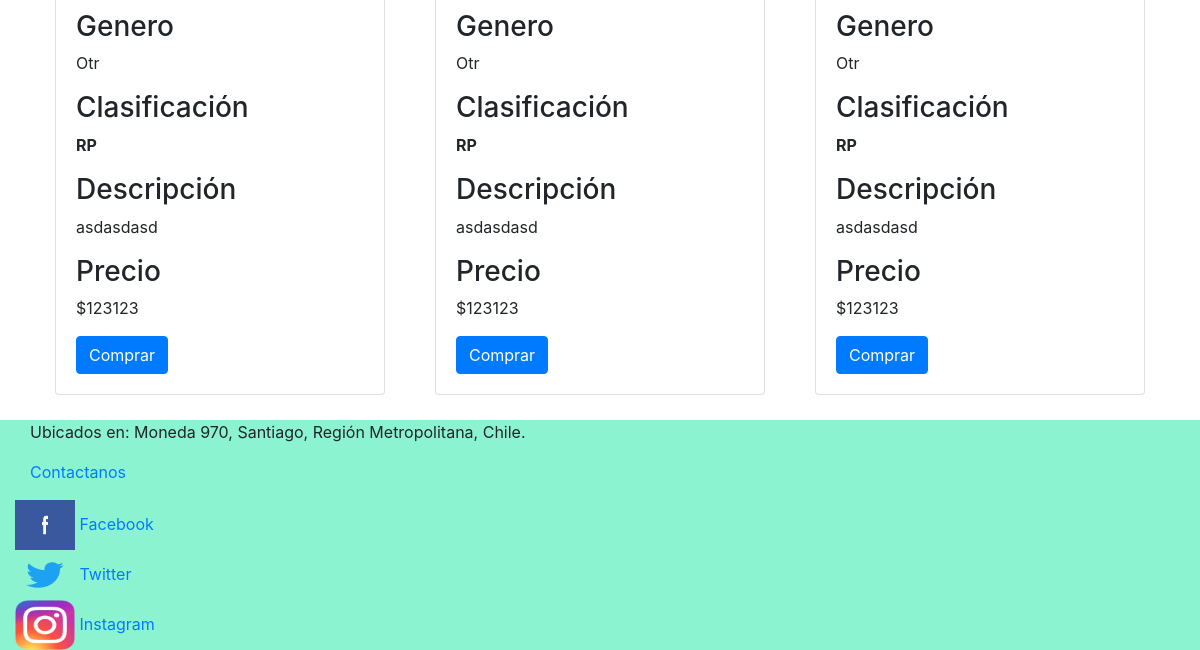
The app's page /catalog/ofertas/ (lower part), older data.
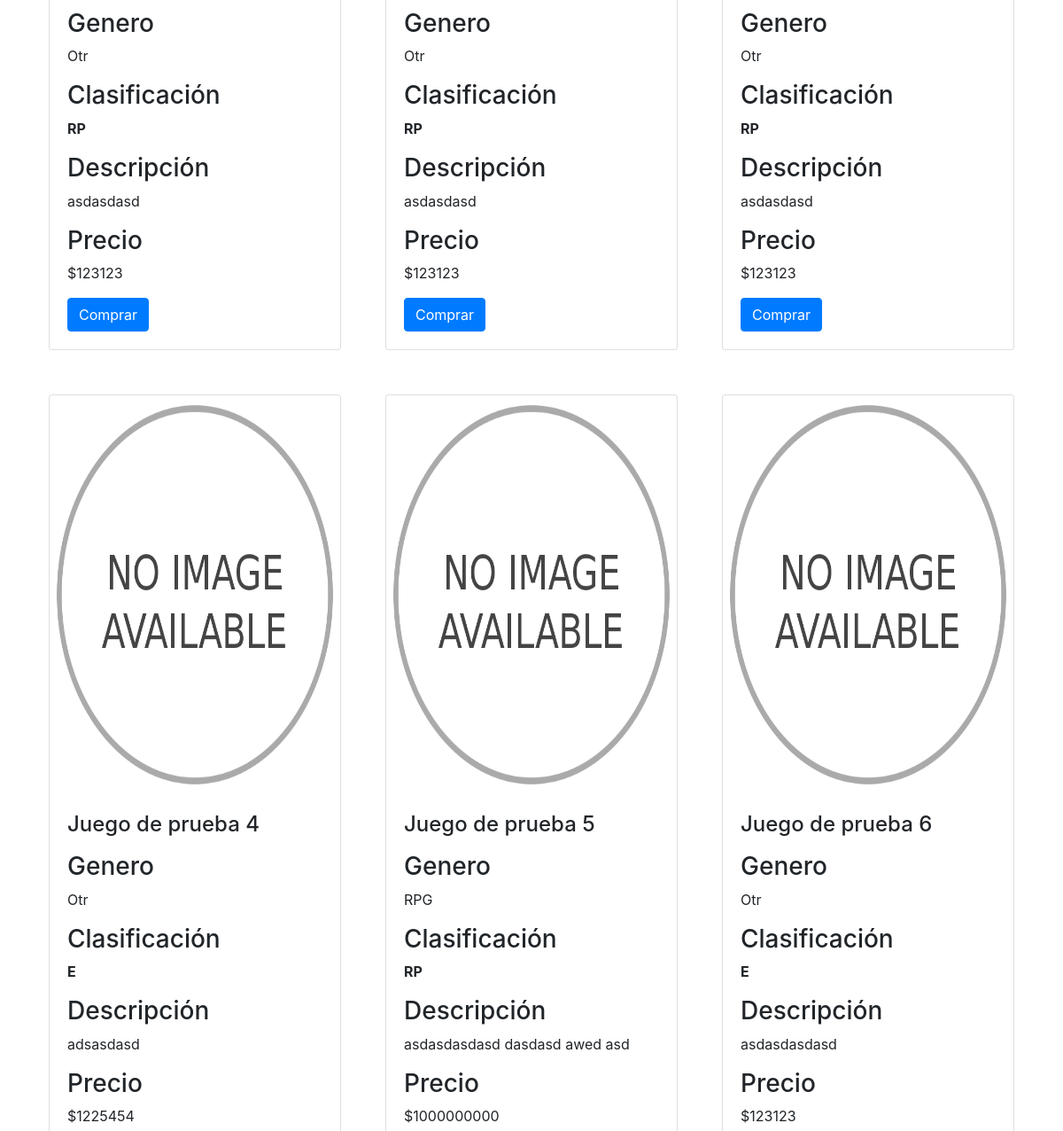
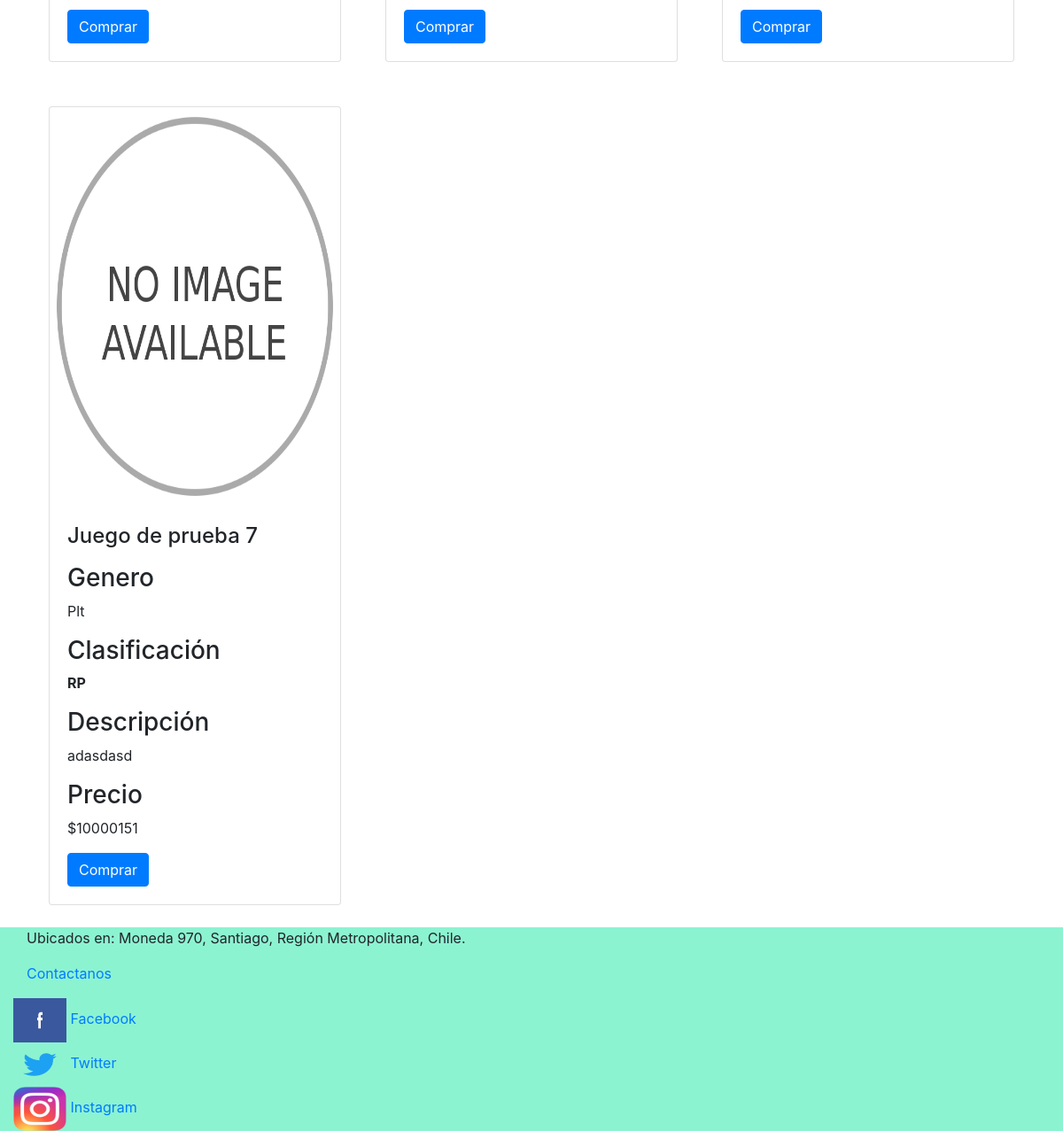
The same page, newer data (2 pictures, top to bottom).
### catalog/models.py (models this page shows, shortened)
class Videojuego(models.Model):
 	id = models.UUIDField(primary_key=True, default=uuid.uuid4, help_text= 'Id única de este videojuego para toda la tienda')
 	nombre = models.CharField(max_length=200)
 	ENUM_GENERO = (
 		('RPG', 'Juego de rol'),
 		('Acc','Accion'),
 		('Ave','Aventuras'),
 		('Sbx','Mundo abierto'),
 		('Plt','Plataformas'),
 		('VR', 'Realidad virtual'),
 		('Ter','Terror'),
 		('BR','Battle royale'),
 		('Otr','Otro genero'),
 		)
 	genero = models.CharField(
 		max_length = 3,
 		choices=ENUM_GENERO,
 		blank=True,
 		default='Otr',
 		help_text = 'Generos de videojuegos'
 		)
 	precio = models.IntegerField()
 	ENUM_ESRB = (
 		('E','Todos'),
 		('E+10','Todos los mayores a 10'),
 		('T','Adolescentes'),
 		('M','Mayores a 17'),
 		('A','Solo adultos'),
 		('RP','Clasificación pendiente'),
 		)
 	ESRB = models.CharField(
 		max_length = 4,
 		choices = ENUM_ESRB,
 		blank = True,
 		default = 'RP',
 		help_text = 'Clasificacion de edad recomendada para jugar',
 		)
 	descripcion = models.TextField(
 		max_length = 1000,
 		blank = True,
 		default = '',
 		)
 	imagen = models.ImageField(
 		upload_to='media/vdgi',
 		null=True,
 		blank=True,
 		default = 'media/vdgi/noimage.png'
 		)

### catalog/views.py (the view)
# urls.py: path('ofertas/',views.ofertas,name='ofertas'),
def ofertas(request):
	num_videojg = Videojuego.objects.all()
	return render(request,
		'ofertas.html',
		context={"num_videojg":num_videojg},
		)

### catalog/templates/ofertas.html (shortened to what this page needs)
{% extends 'base_generic.html'%}
{% block content %}
  {% load static%}
  <section id="galeria" class="container">
        <div class="row">
          {% for videojuego in num_videojg %}
          <div class="col-lg-4">
            <div class="card">
              <img class="card-img-top" src="{{ videojuego.imagen.url }}">
              <div class="card-body">
                <h4 class="card-title"> {{ videojuego.nombre }}</h4>
                <p class="card-text"><h3>Genero</h3> {{videojuego.genero}} </p>
                <p class="card-text"><h3>Clasificación</h3><strong>{{videojuego.ESRB}}</strong></p>
                <p class="card-text"><h3>Descripción</h3>{{videojuego.descripcion}}</p>
                <p class="card-text"><h3>Precio</h3> ${{videojuego.precio}}</p>
                <a href="#" class="btn btn-primary">Comprar</a>
              </div>
            </div>
          </div>
          {% endfor %}
        </div>
  </section>
{% endblock %}

### catalog/templates/base_generic.html (shortened to what this page needs)
<!DOCTYPE html>
<html>
<head>
	{% load static %}
    <link rel="stylesheet" href="{% static 'css/bootstrap.min.css' %}">
    <link rel="stylesheet" href="{% static 'css/bootstrap.css' %}">
    <link rel="stylesheet" href="{% static 'css/estilos.css' %}">
</head>
	<body>
		{% block content%} {% endblock %}
	</body>
	<footer id="footer" style="text-align: center; display:block; background-color:#8CF3D1;">
		<div class="containter-fluid col-12" style="display: inline-flex;text-align:center" >
			<p class="container-fluid" style="text-align: left;">	Ubicados en: Moneda 970, Santiago, Región Metropolitana, Chile.
			</p>
		</div>
		<div class="containter-fluid col-12"  >
			<a href="{% url 'contacto' %}">
				<p  class="container-fluid" style="text-align: left;"> Contactanos
				</p>
			</a>
		</div>
		<div class="containter-fluid col-12" style= text-align:left>
			<a  id="f1" href="https://www.facebook.com/"> <img src="{% static 'img/f1.jpg'%}" alt="facebook" width="60px" height="50px" >  Facebook</a>
		</div>
		<div class="containter-fluid col-12" style= text-align:left>
			<a  id="f1" href="https://twitter.com/home"> <img src="{% static 'img/t1.png'%} " alt="twitter" width="60px" height="50px" >  Twitter</a>
		</div>
		<div class="containter-fluid col-12" style= text-align:left>
			<a  id="f1" href="https://www.instagram.com/?hl=es-la"> <img src="{% static 'img/i1.png'%}" alt="insta" width="60px" height="50px" >  Instagram</a>
		</div>
	</footer>
</html>

### catalog/static/css/estilos.css (style rules this page uses)
#galeria .col-lg-4 { margin:0 !important; padding:25px; }
#galeria img { width: 100%; height: 450px; }

Row changes from the older to the newer data that the page shows:
added Videojuego: imagen (placeholder picture), nombre "Juego de prueba 4", genero "Otr", ESRB "E", descripcion "adsasdasd", precio "1225454"
added Videojuego: imagen (placeholder picture), nombre "Juego de prueba 5", genero "RPG", ESRB "RP", descripcion "asdasdasdasd dasdasd awed asd", precio "1000000000"
added Videojuego: imagen (placeholder picture), nombre "Juego de prueba 6", genero "Otr", ESRB "E", descripcion "asdasdasdasd", precio "123123"
added Videojuego: imagen (placeholder picture), nombre "Juego de prueba 7", genero "Plt", ESRB "RP", descripcion "adasdasd", precio "10000151"
